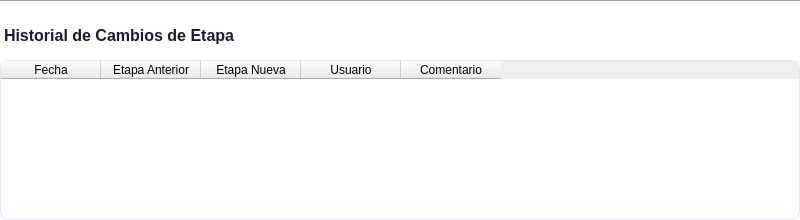
<?xml version="1.0" encoding="UTF-8"?>
<ui version="4.0">
 <class>HistorialEtapasWidget</class>
 <widget class="QWidget" name="HistorialEtapasWidget">
  <property name="geometry">
   <rect><x>0</x><y>0</y><width>800</width><height>220</height></rect>
  </property>
  <property name="styleSheet">
   <string notr="true">
QWidget#HistorialEtapasWidget { background-color: transparent; }

QLabel#histTitle {
    font-size: 16px; font-weight: bold; color: #1a1a2e; padding-top: 8px;
}
QFrame#histSeparator { color: #e2e8f0; }

QTableWidget#tabla_historial {
    background-color: white; border: 1px solid #e2e8f0; border-radius: 8px;
    gridline-color: #f0f2f5; font-size: 13px;
}
QTableWidget#tabla_historial QHeaderView::section {
    background-color: #f7fafc; color: #2d3748; font-weight: bold;
    font-size: 12px; padding: 8px; border: none; border-bottom: 1px solid #e2e8f0;
}
QTableWidget#tabla_historial::item {
    padding: 8px; border-bottom: 1px solid #f0f2f5;
}
QTableWidget#tabla_historial::item:selected {
    background-color: #ebf8ff; color: #2c5282;
}
   </string>
  </property>
  <layout class="QVBoxLayout" name="histLayout">
   <property name="leftMargin"><number>0</number></property>
   <property name="topMargin"><number>0</number></property>
   <property name="rightMargin"><number>0</number></property>
   <property name="bottomMargin"><number>0</number></property>
   <property name="spacing"><number>8</number></property>

   <item>
    <widget class="QFrame" name="histSeparator">
     <property name="frameShape"><enum>QFrame::HLine</enum></property>
     <property name="frameShadow"><enum>QFrame::Sunken</enum></property>
    </widget>
   </item>
   <item>
    <widget class="QLabel" name="histTitle">
     <property name="text"><string>Historial de Cambios de Etapa</string></property>
    </widget>
   </item>
   <item>
    <widget class="QTableWidget" name="tabla_historial">
     <property name="editTriggers"><set>QAbstractItemView::NoEditTriggers</set></property>
     <property name="selectionMode"><enum>QAbstractItemView::NoSelection</enum></property>
     <property name="selectionBehavior"><enum>QAbstractItemView::SelectRows</enum></property>
     <property name="minimumSize"><size><width>0</width><height>120</height></size></property>
     <property name="maximumSize"><size><width>16777215</width><height>160</height></size></property>
     <property name="columnCount"><number>5</number></property>
     <column><property name="text"><string>Fecha</string></property></column>
     <column><property name="text"><string>Etapa Anterior</string></property></column>
     <column><property name="text"><string>Etapa Nueva</string></property></column>
     <column><property name="text"><string>Usuario</string></property></column>
     <column><property name="text"><string>Comentario</string></property></column>
    </widget>
   </item>

  </layout>
 </widget>
 <resources/>
 <connections/>
</ui>
